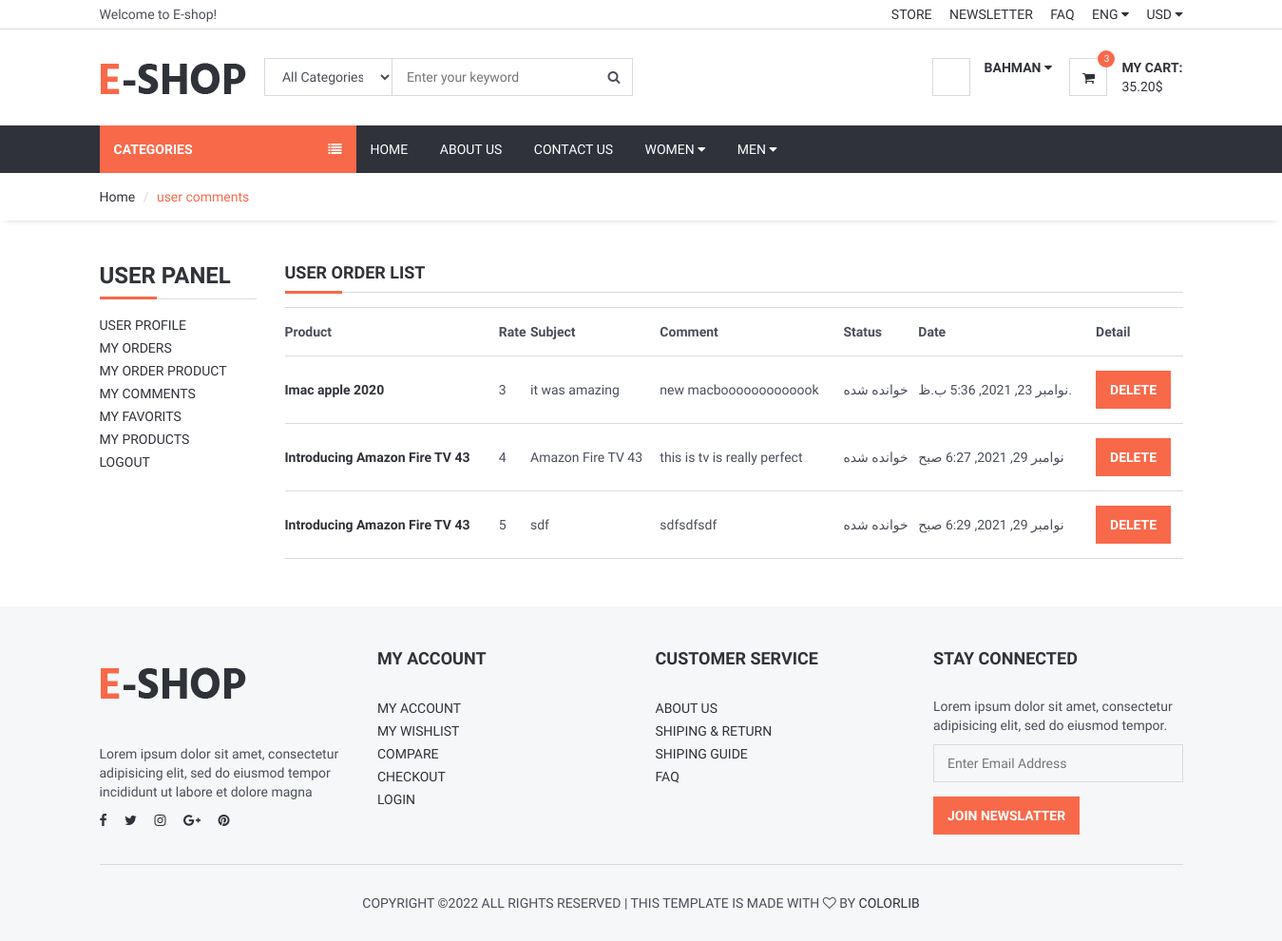
/user/comments/ (signed in), run on the app's committed database.
### eshop_product/models.py (models this page shows, shortened)
class Comment(models.Model):
    STATUS = (
        ('خوانده شده', 'خوانده شده'),
        ('خوانده نشده', 'خوانده نشده '),
        (' بسته', ' بسته '),
    )
    product=models.ForeignKey(Product,on_delete=models.CASCADE,verbose_name='محصول')
    user=models.ForeignKey(User,on_delete=models.CASCADE,verbose_name='کاربر')
    subject=models.CharField(max_length=50,blank=True,verbose_name='موضوع')
    comment=models.CharField(max_length=250,blank=True,verbose_name='نظر کاربر')
    rate=models.IntegerField(default=1,verbose_name='رتبه کاربر')
    ip=models.CharField(max_length=20,blank=True,verbose_name='آی پی کاربر')
    status = models.CharField(max_length=20, choices=STATUS,verbose_name='وضعیت')
    create_at = models.DateTimeField(auto_now_add=True,verbose_name='تاریخ ایجاد')
    update_at = models.DateTimeField(auto_now=True,verbose_name='تاریخ اپدیت')
    class Meta:
        verbose_name='نظر'
        verbose_name_plural='نظرات'

class Product(models.Model):
    STATUS = (
        ('فعال','فعال'),
        ('غیر فعال','غیر فعال'),
    )
    category=models.ForeignKey(Category,on_delete=models.CASCADE,verbose_name='زیر مجموعه ') #many to one Relation with  Category
    title=models.CharField(max_length=150,verbose_name='عنوان ')
    keyword=models.CharField(max_length=255,verbose_name='کلمه کلیدی ')
    description=models.TextField(max_length=255,verbose_name='توضیح کوتاه ')
    image=models.ImageField(upload_to='images/',null=False,verbose_name='تصویر محصول ')
    price=models.DecimalField(max_digits=12,decimal_places=2,default=0,verbose_name='قیمت محصول ')
    amount=models.IntegerField(default=0,verbose_name='تعداد موجودی محصول ')
    min_amount=models.IntegerField(default=1,verbose_name='حداقل موجودی محصول ')
    slug=models.SlugField(null=False,unique=True,verbose_name='آدرس اسلاگ ')
    details=RichTextUploadingField(verbose_name='جزئیات محصول ')
    status=models.CharField(max_length=10,choices=STATUS,verbose_name='وضعیت محصول ')
    create_at=models.DateTimeField(auto_now_add=True,verbose_name='تاریخ ثبت ')
    update_at=models.DateTimeField(auto_now=True,verbose_name='تاریخ آپدیت ')
    class Meta:
        verbose_name='محصول'
        verbose_name_plural='محصولات'
    def image_tag(self):
        return mark_safe('<img src="{}" height="50"/>'.format(self.image.url))
    image_tag.short_description = 'image'

### eshop_User/views.py (the view)
# urls.py: path('comments/', views.user_comments, name='user_comments'),
def user_comments(request):
    category = Category.objects.all()
    current_user = request.user
    comments = Comment.objects.filter(user_id=current_user.id)
    context = {
        'category': category,
        'comments': comments,
    }
    return render(request, 'user_comments.html', context)

### eshop_User/templates/user_comments.html (shortened to what this page needs)
{% extends 'shared/homebase.html' %}
{% block sidebar %} {% include 'shared/sidebar.html' %} {% endblock %}
{% block content %}
    <div id="breadcrumb">
        <div class="container">
            <ul class="breadcrumb">
                <li><a href="/">Home</a></li>
                <li class="active">user comments</li>
            </ul>
        </div>
    </div>
    <div class="section">
        <div class="container">
            <div class="row">
                <div class="col-md-2">
                    {% include "user_panel.html" %}
                </div>
                <div class="col-md-10">
                    <div class="section-title">
                        <h4 class="title">User Order List</h4>
                    </div>
                    <table class="shopping-cart-table table">
                        <tr>
                            <th class="text-left">Product</th>
                            <th class="text-left">Rate</th>
                            <th class="text-left">Subject</th>
                            <th class="text-left">Comment</th>
                            <th class="text-left">Status</th>
                            <th class="text-left">Date</th>
                            <th class="text-left">Detail</th>
                        </tr>
                        {% for rs in comments %}
                            <tr>
                                <td class="text-left">
                                    <a href="/product/{{ rs.product_id }}/{{ rs.product.slug }}">
                                        <strong> {{ rs.product.title }}</strong>
                                    </a>
                                </td>
                                <td class="text-left">{{ rs.rate }} </td>
                                <td class="text-left">{{ rs.subject }} </td>
                                <td class="text-left">{{ rs.comment }} </td>
                                <td class="text-left">{{ rs.status }} </td>
                                <td class="text-left">{{ rs.create_at }} </td>
                                <td class="text-left">
                                    <a class="primary-btn" href="/user/deletecomment/{{ rs.id }}"
                                       onclick="return confirm('Will be Delete ! Are you sure?')"> Delete </a>
                                </td>
                            </tr>
                        {% endfor %}
                    </table>
                </div>
            </div>
        </div>
    </div>
{% endblock %}

### templates/shared/header.html (shortened to what this page needs)
{% load static %}
<header>
    <div id="top-header">
        <div class="container">
            <div class="pull-left">
                <span>Welcome to E-shop!</span>
            </div>
            <div class="pull-right">
                <ul class="header-top-links">
                    <li><a href="#">Store</a></li>
                    <li><a href="#">Newsletter</a></li>
                    <li><a href="/faq">FAQ</a></li>
                    <li class="dropdown default-dropdown">
                        <a class="dropdown-toggle" data-toggle="dropdown" aria-expanded="true">ENG <i
                                class="fa fa-caret-down"></i></a>
                    </li>
                    <li class="dropdown default-dropdown">
                        <a class="dropdown-toggle" data-toggle="dropdown" aria-expanded="true">USD <i
                                class="fa fa-caret-down"></i></a>
                    </li>
                </ul>
            </div>
        </div>
    </div>
    <div id="header">
        <div class="container">
            <div class="pull-left">
                <div class="header-logo">
                    <a class="logo" href="/">
                        <img src="{% static '' %}./img/logo.png" alt="">
                    </a>
                </div>
                <div class="header-search">
                    <form action="/search/" method="post">
                        <input id="query" name="query" class="input search-input" type="text"
                               placeholder="Enter your keyword">
                        <select name="catid" class="input search-categories">
                            <option value="0">All Categories</option>
                            {% load mptt_tags %}
                        </select>
                        <button class="search-btn"><i class="fa fa-search"></i></button>
                    </form>
                </div>
            </div>
            <div class="pull-right">
                <ul class="header-btns">
                    <li class="header-account dropdown default-dropdown">
                        {% if user.id is not None %}
                            <div class="dropdown-toggle" role="button" data-toggle="dropdown" aria-expanded="true">
                                <div class="header-btns-icon">
                                </div>
                                <strong class="text-uppercase">{{ user.first_name }} <i
                                        class="fa fa-caret-down"></i></strong>
                            </div>
                        {% else %}
                            <a href="/login" class="text-uppercase">Login</a> /
                            <a href="/signup" class="text-uppercase">sign up</a>
                        {% endif %}
                    </li>
                    <li class="header-cart dropdown default-dropdown">
                        <a href="/shopcart/">
                            <div class="header-btns-icon">
                                <i class="fa fa-shopping-cart"></i>
                                <span class="qty">3</span>
                            </div>
                            <strong class="text-uppercase">My Cart:</strong>
                            <br>
                            <span>35.20$</span>
                        </a>
                    </li>
                </ul>
            </div>
        </div>
    </div>
</header>

### Raw_Templates/css/style.css (style rules this page uses)
body { font-family: 'Hind', sans-serif; color: #4A4E5A; overflow-x: hidden; }
h1, h2, h3, h4, h5, h6 { color: #30323A; margin: 0 0 10px; font-weight: 700; }
a { color: #30323A; -webkit-transition: 0.3s color; transition: 0.3s color; }
strong { color: #30323A; }
ul, ol { margin: 0; padding: 0; list-style: none }
.main-btn, .primary-btn { display: inline-block; padding: 10px 15px; text-transform: uppercase; font-weight: 700; border: none; -webkit-transition: 0.3s all; transition: 0.3s all; }
.primary-btn { color: #FFF; background-color: #F8694A; }
.input { width: 100%; height: 40px; padding: 0px 15px; border: none; background-color: transparent; -webkit-box-shadow: 0px 0px 0px 1px #DADADA inset, 0px 0px 0px 5px transparent; box-shadow: 0px 0px 0px 1px #DADADA inset, 0px 0px 0px 5px transparent; -webkit-transition: 0.3s all; transition: 0.3s all; }
.section { padding-top: 30px; padding-bottom: 30px; }
.section-title { position: relative; margin-bottom: 15px; margin-top: 15px; border-bottom: 1px solid #DADADA; }
.section-title .title { display: inline-block; text-transform: uppercase; }
.section-title:after { content: ""; position: absolute; left: 0; bottom: -1.5px; height: 3px; width: 60px; background-color: #F8694A; }
#breadcrumb { -webkit-box-shadow: 0px 6px 6px -6px rgba(0, 0, 0, 0.175); box-shadow: 0px 6px 6px -6px rgba(0, 0, 0, 0.175); }
.breadcrumb { background-color: transparent; border: none; border-radius: 0px; padding: 15px 0px; margin: 0; }
.breadcrumb>.active { color: #F8694A; }
.breadcrumb>li+li:before { color: #DADADA; }
#header { padding-top: 15px; padding-bottom: 15px; }
#top-header { padding-top: 5px; padding-bottom: 5px; border-bottom: 1px solid #DADADA; }
.header-top-links>li { display: inline-block; }
.header-top-links>li+li { margin-left: 15px; }
.header-top-links>li>a { cursor: pointer; text-transform: uppercase; }
.header-logo { display: inline-block; margin-right: 15px; }
.header-logo .logo>img { width: 100%; max-height: 70px; }
.header-search { display: inline-block; padding: 15px 0px; max-width: 400px; }
.header-search>form { position: relative; }
.header-search>form .search-input { padding-left: 150px; padding-right: 45px; }
.header-search>form .search-categories { position: absolute; left: 0px; top: 0px; width: 135px; }
.header-search>form .search-btn { position: absolute; top: 0px; right: 0px; width: 40px; height: 40px; background-color: transparent; border: none; }
.header-btns>li { display: inline-block; vertical-align: top; padding: 15px 0px; }
.header-btns>li+li { margin-left: 15px; }
.header-btns>li .header-btns-icon { position: relative; float: left; margin-right: 15px; width: 40px; height: 40px; line-height: 40px; text-align: center; color: #30323A; background-color: #FFF; border: 1px solid #DADADA; }
.header-btns .dropdown-toggle { display: block; cursor: pointer; }
.header-cart .header-btns-icon .qty { position: absolute; right: -9px; top: -9px; width: 18px; height: 18px; line-height: 18px; text-align: center; font-size: 10px; background: #F8694A; color: #FFF; border-radius: 50%; }
.shopping-cart-table>tbody>tr>td, .shopping-cart-table>tbody>tr>th, .shopping-cart-table>tfoot>tr>td, .shopping-cart-table>tfoot>tr>th, .shopping-cart-table>thead>tr>td, .shopping-cart-table>thead>tr>th { padding: 15px 0px; vertical-align: middle; border-top: 1px solid #DADADA; }
.shopping-cart-table>tbody>tr:last-child>td { border-bottom: 1px solid #DADADA; }

### data on the page
Comment: product "Imac apple 2020", rate "3", subject "it was amazing", comment "new macbooooooooooook", status "خوانده شده", create_at "نوامبر 23, 2021, 5:36 ب.ظ."
Comment: product "Introducing Amazon Fire TV 43", rate "4", subject "Amazon Fire TV 43", comment "this is tv is really perfect", status "خوانده شده", create_at "نوامبر 29, 2021, 6:27 صبح"
Comment: product "Introducing Amazon Fire TV 43", rate "5", subject "sdf", comment "sdfsdfsdf", status "خوانده شده", create_at "نوامبر 29, 2021, 6:29 صبح"

### other printed values
{{ user.first_name }} "BAHMAN"
